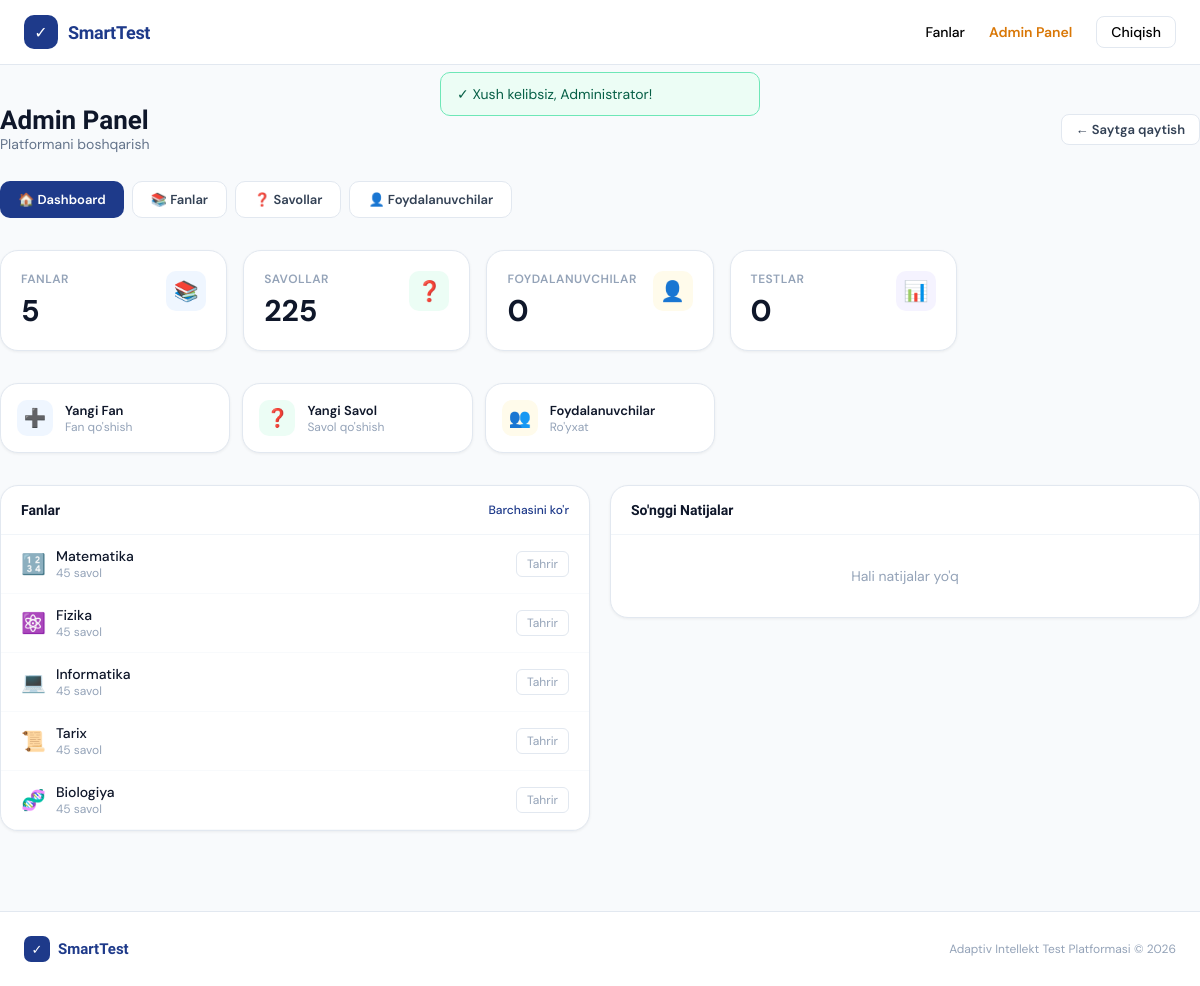
The page / (signed in) on the database its author committed.
### tables this page shows
CREATE TABLE `subjects` (
  `id`          INT UNSIGNED NOT NULL AUTO_INCREMENT,
  `name`        VARCHAR(150) NOT NULL,
  `icon`        VARCHAR(20)  NOT NULL DEFAULT '📚',
  `description` TEXT,
  `created_at`  TIMESTAMP DEFAULT CURRENT_TIMESTAMP,
  PRIMARY KEY (`id`)
);

### config.php (called while the page is built, shortened)
<?php
function db(): PDO {
    static $pdo = null;
    if ($pdo === null) {
        try {
            $dsn = sprintf(
                'mysql:host=%s;dbname=%s;charset=%s',
                DB_HOST, DB_NAME, DB_CHARSET
            );
            $pdo = new PDO($dsn, DB_USER, DB_PASS, [
                PDO::ATTR_ERRMODE            => PDO::ERRMODE_EXCEPTION,
                PDO::ATTR_DEFAULT_FETCH_MODE => PDO::FETCH_ASSOC,
                PDO::ATTR_EMULATE_PREPARES   => false,
            ]);
        } catch (PDOException $e) {
            die('
<div style="font-family:system-ui;max-width:560px;margin:60px auto;padding:32px;
            background:#FEF2F2;border:1px solid #FECACA;border-radius:16px">
  <h2 style="color:#DC2626;margin:0 0 12px">❌ Database ulanmadi</h2>
  <p style="color:#7F1D1D;margin:0 0 8px">Xato: ' . htmlspecialchars($e->getMessage()) . '</p>
  <p style="color:#991B1B;margin:0;font-size:14px">
    <b>config.php</b> faylidagi DB_HOST, DB_NAME, DB_USER, DB_PASS ni tekshiring.
  </p>
</div>');
        }
    }
    return $pdo;
}
function h(string $str): string {
    return htmlspecialchars($str, ENT_QUOTES, 'UTF-8');
}

### index.php (the view, shortened to what this page needs)
<?php
require_once '../config.php';
$stats = [
    'subjects'  => db()->query("SELECT COUNT(*) FROM subjects")->fetchColumn(),
    'questions' => db()->query("SELECT COUNT(*) FROM questions")->fetchColumn(),
    'users'     => db()->query("SELECT COUNT(*) FROM users WHERE is_admin=0")->fetchColumn(),
    'results'   => db()->query("SELECT COUNT(*) FROM test_results")->fetchColumn(),
];
$recentResults = db()->query("SELECT tr.*,u.name as user_name,s.name as subject_name,s.icon FROM test_results tr JOIN users u ON u.id=tr.user_id JOIN subjects s ON s.id=tr.subject_id ORDER BY tr.created_at DESC LIMIT 8")->fetchAll();
$subjects = db()->query("SELECT s.*,COUNT(q.id) as q_count FROM subjects s LEFT JOIN questions q ON q.subject_id=s.id GROUP BY s.id")->fetchAll();
include '../includes/header.php';
function adminNav($active) {
    $links = [
        ['index.php','🏠 Dashboard'],
        ['subjects.php','📚 Fanlar'],
        ['questions.php','❓ Savollar'],
        ['users.php','👤 Foydalanuvchilar'],
    ];
    echo '<div style="display:flex;gap:8px;margin-bottom:32px;flex-wrap:wrap">';
    foreach($links as [$url,$label]) {
        $isActive = basename($_SERVER['PHP_SELF']) === $url;
        echo '<a href="' . $url . '" class="btn ' . ($isActive ? 'btn-primary' : 'btn-secondary') . '" style="font-size:13px">' . $label . '</a>';
    }
    echo '</div>';
}
?>
<div class="container page">
  <div style="display:flex;align-items:center;justify-content:space-between;margin-bottom:28px;flex-wrap:wrap;gap:12px">
    <div>
      <h1 style="font-size:26px;font-weight:700;color:#0F172A">Admin Panel</h1>
      <p style="color:#64748B;font-size:14px">Platformani boshqarish</p>
    </div>
    <a href="../index.php" class="btn btn-secondary btn-sm">← Saytga qaytish</a>
  </div>
  <?php adminNav('index.php'); ?>
  <div style="display:grid;grid-template-columns:repeat(auto-fill,minmax(200px,1fr));gap:16px;margin-bottom:32px">
    <?php foreach([
      ['Fanlar',$stats['subjects'],'📚','#1E3A8A','#EFF6FF'],
      ['Savollar',$stats['questions'],'❓','#059669','#ECFDF5'],
      ['Foydalanuvchilar',$stats['users'],'👤','#D97706','#FFFBEB'],
      ['Testlar',$stats['results'],'📊','#7C3AED','#F5F3FF'],
    ] as [$lbl,$val,$ico,$clr,$bg]): ?>
    <div class="card" style="padding:20px">
      <div style="display:flex;justify-content:space-between;align-items:flex-start">
        <div>
          <p style="font-size:12px;font-weight:600;color:#94A3B8;text-transform:uppercase;letter-spacing:.5px"><?= $lbl ?></p>
          <p style="font-size:30px;font-weight:700;color:#0F172A;margin-top:4px"><?= number_format($val) ?></p>
        </div>
        <div style="width:40px;height:40px;border-radius:10px;background:<?= $bg ?>;display:flex;align-items:center;justify-content:center;font-size:20px"><?= $ico ?></div>
      </div>
    </div>
    <?php endforeach; ?>
  </div>
  <div style="display:grid;grid-template-columns:repeat(auto-fill,minmax(200px,1fr));gap:12px;margin-bottom:32px">
    <a href="subjects.php?action=create" class="card" style="padding:16px;text-decoration:none;display:flex;align-items:center;gap:12px" class="card-hover">
      <div style="width:36px;height:36px;background:#EFF6FF;border-radius:10px;display:flex;align-items:center;justify-content:center;font-size:18px">➕</div>
      <div><div style="font-size:13px;font-weight:600;color:#0F172A">Yangi Fan</div><div style="font-size:12px;color:#94A3B8">Fan qo'shish</div></div>
    </a>
    <a href="questions.php?action=create" class="card" style="padding:16px;text-decoration:none;display:flex;align-items:center;gap:12px">
      <div style="width:36px;height:36px;background:#ECFDF5;border-radius:10px;display:flex;align-items:center;justify-content:center;font-size:18px">❓</div>
      <div><div style="font-size:13px;font-weight:600;color:#0F172A">Yangi Savol</div><div style="font-size:12px;color:#94A3B8">Savol qo'shish</div></div>
    </a>
    <a href="users.php" class="card" style="padding:16px;text-decoration:none;display:flex;align-items:center;gap:12px">
      <div style="width:36px;height:36px;background:#FFFBEB;border-radius:10px;display:flex;align-items:center;justify-content:center;font-size:18px">👥</div>
      <div><div style="font-size:13px;font-weight:600;color:#0F172A">Foydalanuvchilar</div><div style="font-size:12px;color:#94A3B8">Ro'yxat</div></div>
    </a>
  </div>
  <div style="display:grid;grid-template-columns:1fr 1fr;gap:20px;align-items:start" class="two-col">
    <div class="card" style="overflow:hidden">
      <div style="padding:16px 20px;border-bottom:1px solid #F1F5F9;display:flex;justify-content:space-between;align-items:center">
        <h3 style="font-size:14px;font-weight:600;color:#0F172A">Fanlar</h3>
        <a href="subjects.php" style="font-size:12px;color:#1E3A8A;text-decoration:none;font-weight:500">Barchasini ko'r</a>
      </div>
      <?php foreach($subjects as $s): ?>
      <div style="padding:12px 20px;display:flex;align-items:center;justify-content:space-between;border-bottom:1px solid #F8FAFC">
        <div style="display:flex;align-items:center;gap:10px">
          <span style="font-size:20px"><?= h($s['icon']) ?></span>
          <div>
            <div style="font-size:14px;font-weight:500;color:#0F172A"><?= h($s['name']) ?></div>
            <div style="font-size:12px;color:#94A3B8"><?= $s['q_count'] ?> savol</div>
          </div>
        </div>
        <a href="subjects.php?action=edit&id=<?= $s['id'] ?>" style="font-size:12px;color:#94A3B8;text-decoration:none;padding:4px 10px;border-radius:6px;border:1px solid #E2E8F0">Tahrir</a>
      </div>
      <?php endforeach; ?>
    </div>
    <div class="card" style="overflow:hidden">
      <div style="padding:16px 20px;border-bottom:1px solid #F1F5F9">
        <h3 style="font-size:14px;font-weight:600;color:#0F172A">So'nggi Natijalar</h3>
      </div>
      <?php if(empty($recentResults)): ?>
      <div style="padding:32px;text-align:center;color:#94A3B8;font-size:14px">Hali natijalar yo'q</div>
      <?php else: foreach($recentResults as $r):
        $g = grade($r['score']); $gc = gradeColor($g);
      ?>
      <div style="padding:12px 20px;display:flex;align-items:center;justify-content:space-between;border-bottom:1px solid #F8FAFC">
        <div>
          <div style="font-size:13px;font-weight:500;color:#0F172A"><?= h($r['user_name']) ?></div>
          <div style="font-size:12px;color:#94A3B8"><?= h($r['icon']) ?> <?= h($r['subject_name']) ?></div>
        </div>
        <div style="text-align:right">
          <div style="font-size:14px;font-weight:600;color:#0F172A"><?= $r['score'] ?>/30</div>
          <div style="font-size:13px;font-weight:700;color:<?= $gc ?>"><?= $g ?></div>
        </div>
      </div>
      <?php endforeach; endif; ?>
    </div>
  </div>
</div>
<?php include '../includes/footer.php'; ?>

### header.php (style rules this page uses)
* { margin:0;padding:0;box-sizing:border-box }
body { font-family:'DM Sans',sans-serif;background:#F8FAFC;color:#0F172A;min-height:100vh }
h1,h2,h3,h4 { font-family:'Sora',sans-serif }
.btn { display:inline-flex;align-items:center;gap:8px;padding:9px 18px;border-radius:10px;font-size:14px;font-weight:600;text-decoration:none;border:none;cursor:pointer;transition:all .2s }
.btn-primary { background:#1E3A8A;color:#fff }
.btn-secondary { background:#fff;color:#334155;border:1.5px solid #E2E8F0 }
.btn-sm { padding:6px 14px;font-size:13px;border-radius:8px }
.card { background:#fff;border-radius:18px;border:1px solid #E2E8F0;box-shadow:0 1px 3px rgba(0,0,0,.06) }
.container { max-width:1200px;margin:0 auto;padding:0 24px }
.page { padding:40px 0 80px }

### rows shown on the page
subjects: icon "🔢", name "Matematika", q_count "45"
subjects: icon "⚛️", name "Fizika", q_count "45"
subjects: icon "💻", name "Informatika", q_count "45"
subjects: icon "📜", name "Tarix", q_count "45"
subjects: icon "🧬", name "Biologiya", q_count "45"

### other values the page prints
$s "Xush kelibsiz, Administrator!"
$label "🏠 Dashboard"
$label "📚 Fanlar"
$label "❓ Savollar"
$label "👤 Foydalanuvchilar"
$lbl "FANLAR"
$val "5"
$ico "📚"
$lbl "SAVOLLAR"
$val "225"
$ico "❓"
$lbl "FOYDALANUVCHILAR"
$val "0"
$ico "👤"
$lbl "TESTLAR"
